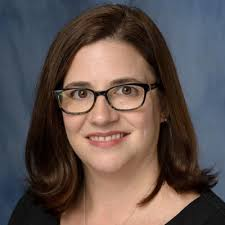
#> input picture data/img/people6.jpg, 225 x 225 px
$ python Person_Classifier.py
#> lines starting #> are read from the running program, lines starting #| are printed output that depends on the picture
#> further down, image is the input picture: shape (225, 225, 3); mean B, G, R 78.8, 82.1, 95.2
# 입력받은 이미지에서 사람을 검출하고 있으면 True 없으면 False를 리턴한다.
# 하나라도 True가 되면 나머지 실행하지 않고 다음 이미지로 넘어감
# False인 이미지(사람 검출 x) 파일들 이름만 리스트에 담아서 리턴한다.
import cv2 as cv
import argparse

isPersonList = list()

# 이미지에서 사람 검출하는 메서드
def detectPerson(image):
    # 이미지 그레이스케일로 변환
    image_gray = cv.cvtColor(image, cv.COLOR_BGR2GRAY)
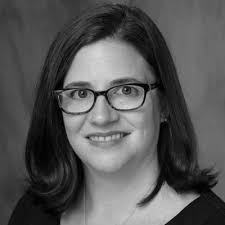
#> image_gray: shape (225, 225); min 0, max 219, mean 85.6
    # 히스토그램 평활화
    image_gray = cv.equalizeHist(image_gray)
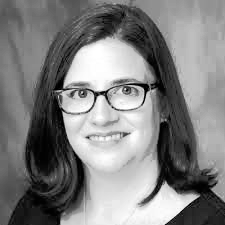
#> image_gray: shape (225, 225); min 0, max 255, mean 128.3

    # 사람이미지인지 아닌지 담는 변수
    isPerson = False

    # 얼굴 정면 검출
    faces = face_cascade.detectMultiScale(image_gray)
#> faces = [[44, 43, 126, 126]]
    if len(faces) != 0:
        isPerson = True
        print('얼굴 정면 검출')
        isPersonList.append(path)
        # return

    for (x,y,w,h) in faces:
        center = (x + w//2, y + h//2)
        image = cv.ellipse(image, center, (w//2, h//2), 0, 0, 360, (255, 0, 255), 4)
        faceROI = image_gray[y:y+h,x:x+w]
#> this loop made 1 pass
#> (x, y, w, h, center) on pass 1: (44, 43, 126, 126, (107, 106))
#> pass 1, in detectPerson, `faceROI = image_gray[y:y+h,x:x+w]`:
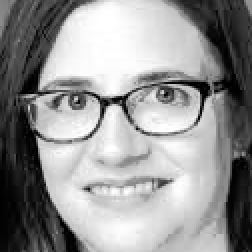
#> faceROI: shape (126, 126) (shown 2 times larger); min 0, max 255, mean 148.3

    # 얼굴 측면 검출
    profilefaces = profileface_cascade.detectMultiScale(image_gray)
#> profilefaces = [[41, 36, 138, 138]]
    if len(profilefaces) != 0:
        isPerson = True
        print('얼굴 측면 검출')
        isPersonList.append(path)
        # [8 lines of commented-out code are left out]
    eyes = eyes_cascade.detectMultiScale(image_gray)
#> eyes = [[114, 78, 26, 26], [67, 80, 27, 27]]
    if len(eyes) != 0:
        isPerson = True
        print('눈 검출')
        isPersonList.append(path)
        # return

    for (x,y,w,h) in eyes:
        center = (x + w//2, y + h//2)
        image = cv.ellipse(image, center, (w//2, h//2), 0, 0, 360, (255, 0, 255), 4)
        faceROI = image_gray[y:y+h,x:x+w]
#> this loop made 2 passes
#> (x, y, w, h, center) on passes 1 to 2: (114, 78, 26, 26, (127, 91)), (67, 80, 27, 27, (80, 93))
#> pass 1, in detectPerson, `image = cv.ellipse(image, center, (w//2, h//2), 0, 0, 360, (255, 0, 25..`:
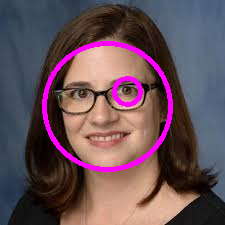
#> image: shape (225, 225, 3); mean B, G, R 88.1, 79, 102.7
#> pass 1, in detectPerson, `faceROI = image_gray[y:y+h,x:x+w]`:
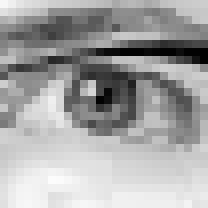
#> faceROI: shape (26, 26) (shown 8 times larger); min 2, max 252, mean 164.8
#> pass 2, in detectPerson, `faceROI = image_gray[y:y+h,x:x+w]`:
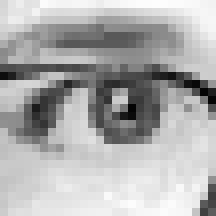
#> faceROI: shape (27, 27) (shown 8 times larger); min 3, max 253, mean 174.5

    # 몸 전체 검출
    fullbodys = fullbody_cascade.detectMultiScale(image_gray)
#> fullbodys = ()
    if len(fullbodys) != 0:
        isPerson = True
        print('몸 전체 검출')
        isPersonList.append(path)
        # return

    for (x,y,w,h) in fullbodys:
        center = (x + w//2, y + h//2)
        image = cv.ellipse(image, center, (w//2, h//2), 0, 0, 360, (255, 0, 255), 4)
        faceROI = image_gray[y:y+h,x:x+w]
#> this loop made 0 passes

    # 상체 검출
    upperbodys = upperbody_cascade.detectMultiScale(image_gray)
#> upperbodys = ()
    if len(upperbodys) != 0:
        isPerson = True
        print('상체 검출')
        isPersonList.append(path)
        # return

    for (x,y,w,h) in upperbodys:
        center = (x + w//2, y + h//2)
        image = cv.ellipse(image, center, (w//2, h//2), 0, 0, 360, (255, 0, 255), 4)
        faceROI = image_gray[y:y+h,x:x+w]

    # 하체 검출
    lowerbodys = lowerbody_cascade.detectMultiScale(image_gray)
#> lowerbodys = ()
    if len(lowerbodys) != 0:
        isPerson = True
        print('하체 검출')
        isPersonList.append(path)
        # return

    for (x,y,w,h) in lowerbodys:
        center = (x + w//2, y + h//2)
        image = cv.ellipse(image, center, (w//2, h//2), 0, 0, 360, (255, 0, 255), 4)
        faceROI = image_gray[y:y+h,x:x+w]

    # [5 lines of commented-out code are left out]

    image = cv.resize(image, dsize=(0, 0), fx=2, fy=2, interpolation=cv.INTER_AREA)
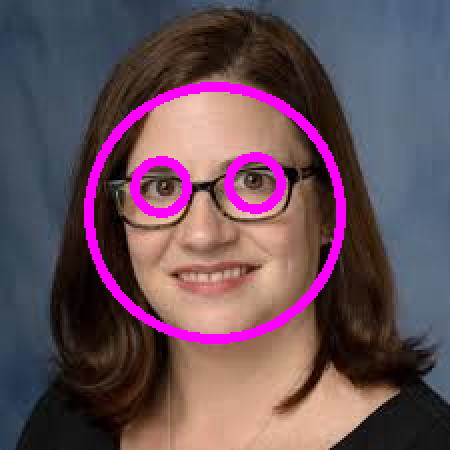
#> image: shape (450, 450, 3); mean B, G, R 89.3, 78, 103.4
    cv.imshow('Capture - Face detection', image)
    cv.waitKey(0) == 27


parser = argparse.ArgumentParser(description='Code for Cascade Classifier tutorial')

# 얼굴 정면 인식 인자
parser.add_argument('--face_cascade', help='Path to face cascade.' ,default='data/haarcascades/haarcascade_frontalface_alt.xml')
# 얼굴 측면 인식 인자
parser.add_argument('--profileface_cascade', help='Path to face profile cascade.', default='data/haarcascades/haarcascade_profileface.xml')
# 눈 인식 인자
parser.add_argument('--eyes_cascade', help='Path to eyes cascade.', default='data/haarcascades/haarcascade_eye_tree_eyeglasses.xml')
# 몸 전체 인식 인자
parser.add_argument('--fullbody_cascade', help='Path to fullbody cascade.', default='data/haarcascades/haarcascade_fullbody.xml')
# 상체 인식 인자
parser.add_argument('--upperbody_cascade', help='Path to upperbody cascade.', default='data/haarcascades/haarcascade_upperbody.xml')
# 하체 인식 인자
parser.add_argument('--lowerbody_cascade', help='Path to lowerbody cascade.', default='data/haarcascades/haarcascade_lowerbody.xml')

# 인자 파싱해서 args변수에 담기
args = parser.parse_args()

# args변수에서 xml 파일명 가져오기
face_cascade_name = args.face_cascade
profileface_cascade_name = args.profileface_cascade
eyes_cascade_name = args.eyes_cascade
fullbody_cascade_name = args.fullbody_cascade
upperbody_cascade_name = args.upperbody_cascade
lowerbody_cascade_name = args.lowerbody_cascade

# cv::CascadeClassifier를 만듬
face_cascade = cv.CascadeClassifier()
profileface_cascade = cv.CascadeClassifier()
eyes_cascade = cv.CascadeClassifier()
fullbody_cascade = cv.CascadeClassifier()
upperbody_cascade = cv.CascadeClassifier()
lowerbody_cascade = cv.CascadeClassifier()

# cv::CascadeClassifier::load함수로 xml파일 로드
# 로드 실패하면 에러메세지 출력
if not face_cascade.load(face_cascade_name):
    print('--(!)Error loading face cascade')
    exit(0)
if not profileface_cascade.load(profileface_cascade_name):
    print('--(!)Error loading face profile cascade')
    exit(0)
if not eyes_cascade.load(eyes_cascade_name):
    print('--(!)Error loading eyes cascade')
    exit(0)
if not fullbody_cascade.load(fullbody_cascade_name):
    print('--(!)Error loading face cascade')
    exit(0)
if not upperbody_cascade.load(upperbody_cascade_name):
    print('--(!)Error loading eyes cascade')
    exit(0)

if not lowerbody_cascade.load(lowerbody_cascade_name):
    print('--(!)Error loading face profile cascade')
    exit(0)


# [18 lines of commented-out code are left out]

path = 'data/img/people6.jpg'
image = cv.imread(path)
image = cv.resize(image,dsize=(0, 0), fx=1, fy=1, interpolation=cv.INTER_AREA)
detectPerson(image)

print('isPersonList',isPersonList)

$ run again, with data/img/people3.jpg copied over data/img/people6.jpg
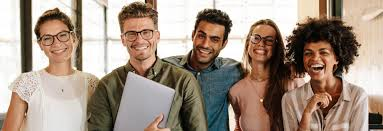
#> input picture data/img/people3.jpg, 383 x 131 px
#> image is the input picture: shape (131, 383, 3); mean B, G, R 131.8, 145.9, 163.4
#> faces = [[297, 37, 40, 40], [188, 23, 38, 38], [118, 16, 42, 42], [34, 20, 43, 43]]
#> the loop in detectPerson, `for (x,y,w,h) in faces:` made 4 passes
#> (x, y, w, h, center) on passes 1 to 4: (297, 37, 40, 40, (317, 57)), (188, 23, 38, 38, (207, 42)), (118, 16, 42, 42, (139, 37)), (34, 20, 43, 43, (55, 41))
#> after the loop in detectPerson, `for (x,y,w,h) in faces:`:
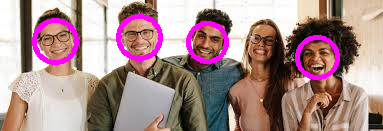
#> image: shape (131, 383, 3); mean B, G, R 139.5, 139.7, 168.8
#> profilefaces = [[303, 35, 44, 44]]
#> eyes = ()
#> in detectPerson, `image = cv.resize(image, dsize=(0, 0), fx=2, fy=2, interpolation=cv.IN..`:
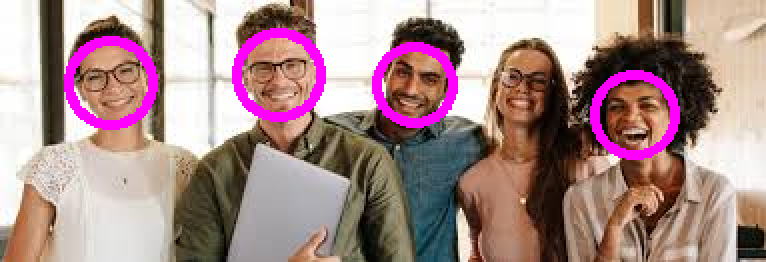
#> image: shape (262, 766, 3); mean B, G, R 139.5, 139.7, 168.8
